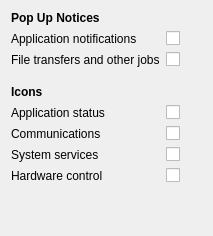
<?xml version="1.0" encoding="UTF-8"?>
<ui version="4.0">
 <class>ProtocolsConfig</class>
 <widget class="QWidget" name="ProtocolsConfig">
  <property name="geometry">
   <rect>
    <x>0</x>
    <y>0</y>
    <width>213</width>
    <height>236</height>
   </rect>
  </property>
  <layout class="QFormLayout" name="formLayout">
   <property name="fieldGrowthPolicy">
    <enum>QFormLayout::ExpandingFieldsGrow</enum>
   </property>
   <item row="0" column="0" colspan="2">
    <widget class="QLabel" name="label_2">
     <property name="font">
      <font>
       <weight>75</weight>
       <bold>true</bold>
      </font>
     </property>
     <property name="text">
      <string>Pop Up Notices</string>
     </property>
    </widget>
   </item>
   <item row="2" column="0">
    <widget class="QLabel" name="label_4">
     <property name="text">
      <string>Application notifications</string>
     </property>
     <property name="buddy">
      <cstring>showNotifications</cstring>
     </property>
    </widget>
   </item>
   <item row="2" column="1">
    <widget class="QCheckBox" name="showNotifications">
     <property name="text">
      <string/>
     </property>
    </widget>
   </item>
   <item row="4" column="0">
    <widget class="QLabel" name="label_5">
     <property name="text">
      <string>File transfers and other jobs</string>
     </property>
     <property name="buddy">
      <cstring>showJobs</cstring>
     </property>
    </widget>
   </item>
   <item row="4" column="1">
    <widget class="QCheckBox" name="showJobs">
     <property name="text">
      <string/>
     </property>
    </widget>
   </item>
   <item row="9" column="0" colspan="2">
    <widget class="QLabel" name="label_3">
     <property name="font">
      <font>
       <weight>75</weight>
       <bold>true</bold>
      </font>
     </property>
     <property name="text">
      <string>Icons</string>
     </property>
    </widget>
   </item>
   <item row="10" column="0">
    <widget class="QLabel" name="label_7">
     <property name="text">
      <string>Application status</string>
     </property>
     <property name="buddy">
      <cstring>showApplicationStatus</cstring>
     </property>
    </widget>
   </item>
   <item row="10" column="1">
    <widget class="QCheckBox" name="showApplicationStatus">
     <property name="text">
      <string/>
     </property>
    </widget>
   </item>
   <item row="11" column="0">
    <widget class="QLabel" name="label_8">
     <property name="text">
      <string>Communications</string>
     </property>
     <property name="buddy">
      <cstring>showCommunications</cstring>
     </property>
    </widget>
   </item>
   <item row="11" column="1">
    <widget class="QCheckBox" name="showCommunications">
     <property name="text">
      <string/>
     </property>
    </widget>
   </item>
   <item row="12" column="0">
    <widget class="QLabel" name="label_9">
     <property name="text">
      <string>System services</string>
     </property>
     <property name="buddy">
      <cstring>showSystemServices</cstring>
     </property>
    </widget>
   </item>
   <item row="12" column="1">
    <widget class="QCheckBox" name="showSystemServices">
     <property name="text">
      <string/>
     </property>
    </widget>
   </item>
   <item row="13" column="0">
    <widget class="QLabel" name="label_10">
     <property name="text">
      <string>Hardware control</string>
     </property>
     <property name="buddy">
      <cstring>showHardware</cstring>
     </property>
    </widget>
   </item>
   <item row="13" column="1">
    <widget class="QCheckBox" name="showHardware">
     <property name="text">
      <string/>
     </property>
    </widget>
   </item>
   <item row="8" column="0">
    <spacer name="verticalSpacer">
     <property name="orientation">
      <enum>Qt::Vertical</enum>
     </property>
     <property name="sizeType">
      <enum>QSizePolicy::Fixed</enum>
     </property>
     <property name="sizeHint" stdset="0">
      <size>
       <width>20</width>
       <height>6</height>
      </size>
     </property>
    </spacer>
   </item>
  </layout>
 </widget>
 <resources/>
 <connections/>
</ui>
